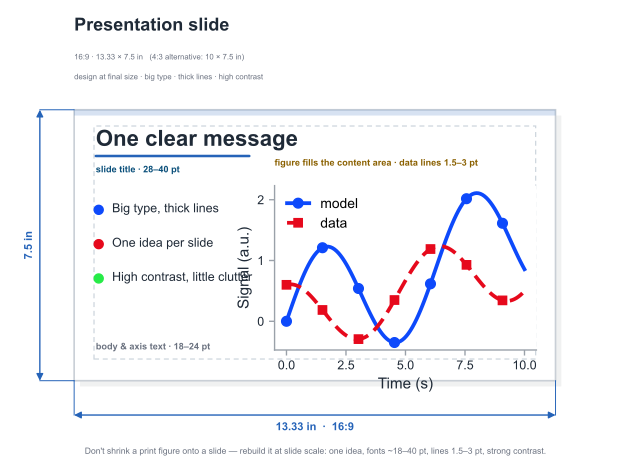

This figure's Python source:
"""
slide_layout.py
===============
A to-scale schematic of a presentation slide, drawn in the same visual language
as the per-publisher page layouts (publisher_page_layouts.py) — but for a talk
instead of a journal page. It shows a 16:9 slide with:

  * the slide at its true 13.33 x 7.5 in size, with a dashed content/safe area;
  * a big slide title and a few short bullets (the slide rules: one idea, big type);
  * a large sample figure that FILLS the content area, with thick lines and big
    labels (the print-vs-slide contrast);
  * coloured tags calling out the slide-scale type sizes (title 28-40 pt, body /
    axis text 18-24 pt, data lines 1.5-3 pt);
  * width and height dimension lines annotating the 13.33 x 7.5 in canvas.

Output: slide_layout.png / .pdf
"""
import numpy as np
import matplotlib as mpl
import matplotlib.pyplot as plt
from matplotlib.patches import Rectangle
from matplotlib.lines import Line2D

# data colour cycle: SciencePlots "high-vis" (github.com/garrettj403/SciencePlots)
HIGHVIS = ["#0d49fb", "#e6091c", "#26eb47", "#8936df", "#fec32d", "#25d7fd"]
mpl.rcParams.update({
    "pdf.fonttype": 42, "ps.fonttype": 42, "svg.fonttype": "none",
    "font.family": "sans-serif",
    "font.sans-serif": ["Arial", "Liberation Sans", "Helvetica", "DejaVu Sans"],
})

INK, SUB, ACCENT = "#1f2a37", "#6b7280", "#2563b8"
T_BLUE, T_ORNG = "#0a4f7a", "#8a6000"
PAPER_EC, AREA_EC = "#c9cfd6", "#cdd5dd"

SW, SH = 13.33, 7.5            # 16:9 slide, inches


def slide_plot(ax):
    """A slide-scale sample figure: thick lines, big markers, large labels."""
    x = np.linspace(0, 10, 120)
    ax.plot(x, np.sin(x) + 0.14 * x, lw=2.7, marker="o", markevery=18, ms=7,
            color=HIGHVIS[0], label="model")
    ax.plot(x, 0.6 * np.cos(x) + 0.10 * x, lw=2.7, ls=(0, (4, 2)), marker="s",
            markevery=18, ms=6, color=HIGHVIS[1], label="data")
    ax.set_xlabel("Time (s)", fontsize=11, color=INK)
    ax.set_ylabel("Signal (a.u.)", fontsize=11, color=INK)
    ax.tick_params(labelsize=9, length=4, width=1.0, color="#9aa1a9", labelcolor=INK)
    ax.legend(fontsize=10, frameon=False, loc="upper left", handlelength=1.6)
    for s in ("top", "right"):
        ax.spines[s].set_visible(False)
    for s in ("left", "bottom"):
        ax.spines[s].set_color("#9aa1a9"); ax.spines[s].set_linewidth(1.0)
    ax.locator_params(nbins=5)


def render():
    x0c, x1c, y0c, y1c = -1.9, 15.5, -2.3, 10.4
    FAC = 0.47
    fig, ax = plt.subplots(figsize=((x1c - x0c) * FAC, (y1c - y0c) * FAC))
    ax.set_xlim(x0c, x1c); ax.set_ylim(y0c, y1c)
    ax.set_aspect("equal"); ax.axis("off")

    # ---- slide: drop shadow, white face, faint template bar -----------------
    ax.add_patch(Rectangle((0.16, -0.16), SW, SH, facecolor="#0b1320",
                           alpha=0.06, ec="none", zorder=0))
    ax.add_patch(Rectangle((0, 0), SW, SH, facecolor="white", ec=PAPER_EC,
                           lw=1.2, zorder=1))
    ax.add_patch(Rectangle((0, SH - 0.16), SW, 0.16, facecolor=ACCENT,
                           alpha=0.18, ec="none", zorder=2))

    # dashed content / safe area
    mx = 0.55
    ax.add_patch(Rectangle((mx, 0.6), SW - 2 * mx, SH - 1.05, facecolor="none",
                           ec=AREA_EC, lw=0.9, ls=(0, (4, 3)), zorder=2))

    # ---- title + tags --------------------------------------------------------
    ax.text(mx + 0.05, SH - 0.55, "One clear message", fontsize=16,
            fontweight="bold", color=INK, va="top", zorder=4)
    ax.add_line(Line2D([mx + 0.05, mx + 4.3], [SH - 1.28, SH - 1.28],
                       color=ACCENT, lw=1.8, solid_capstyle="round", zorder=3))
    ax.text(mx + 0.05, SH - 1.55, "slide title · 28–40 pt", fontsize=6.6,
            color=T_BLUE, fontweight="bold", va="top", zorder=4)

    # ---- bullets -------------------------------------------------------------
    bullets = ["Big type, thick lines", "One idea per slide",
               "High contrast, little clutter"]
    by = SH - 2.75
    for k, b in enumerate(bullets):
        ax.plot([mx + 0.13], [by - 0.02], marker="o", ms=6.5,
                color=HIGHVIS[k % len(HIGHVIS)], zorder=4)
        ax.text(mx + 0.5, by, b, fontsize=9, color=INK, va="center", ha="left", zorder=4)
        by -= 0.95
    ax.text(mx + 0.05, 1.05, "body & axis text · 18–24 pt", fontsize=6.6,
            color=SUB, fontweight="bold", va="top", zorder=4)

    # ---- the figure fills the content area ----------------------------------
    fx0, fy0, fw, fh = 5.55, 0.85, 7.25, 4.55
    sub = ax.inset_axes([fx0, fy0, fw, fh], transform=ax.transData)
    sub.set_zorder(3); slide_plot(sub)
    ax.text(fx0, fy0 + fh + 0.5, "figure fills the content area · data lines 1.5–3 pt",
            fontsize=6.6, color=T_ORNG, fontweight="bold", va="bottom", zorder=4)

    # ---- dimension lines (the canvas size) ----------------------------------
    ap = dict(arrowstyle="<|-|>", color=ACCENT, lw=1.0, mutation_scale=10,
              shrinkA=0, shrinkB=0)
    ax.annotate("", (0, -0.95), (SW, -0.95), arrowprops=ap, zorder=5)
    for xx in (0, SW):
        ax.plot([xx, xx], [0, -0.95], color=ACCENT, lw=0.7, zorder=5)
    ax.text(SW / 2, -1.15, "13.33 in  ·  16:9", ha="center", va="top",
            fontsize=8, color=ACCENT, fontweight="bold")

    ax.annotate("", (-0.95, 0), (-0.95, SH), arrowprops=ap, zorder=5)
    for yy in (0, SH):
        ax.plot([0, -0.95], [yy, yy], color=ACCENT, lw=0.7, zorder=5)
    ax.text(-1.25, SH / 2, "7.5 in", ha="center", va="center", rotation=90,
            fontsize=8, color=ACCENT, fontweight="bold")

    # ---- header + caption ----------------------------------------------------
    ax.text(0, SH + 2.55, "Presentation slide", fontsize=13, fontweight="bold",
            color=INK, va="top", ha="left")
    ax.text(0, SH + 1.55, "16:9 · 13.33 × 7.5 in   (4:3 alternative: 10 × 7.5 in)",
            fontsize=5.6, color=SUB, va="top", ha="left")
    ax.text(0, SH + 1.0, "design at final size · big type · thick lines · high contrast",
            fontsize=5.6, color=SUB, va="top", ha="left")

    ax.text(SW / 2, -1.85,
            "Don't shrink a print figure onto a slide — rebuild it at slide scale: "
            "one idea, fonts ~18–40 pt, lines 1.5–3 pt, strong contrast.",
            ha="center", va="top", fontsize=6.2, color=SUB)

    fig.savefig("slide_layout.pdf", bbox_inches="tight", pad_inches=0.05)
    fig.savefig("slide_layout.png", dpi=300, bbox_inches="tight", pad_inches=0.05)
    plt.close(fig)
    print("wrote slide_layout.png and .pdf")


if __name__ == "__main__":
    render()
